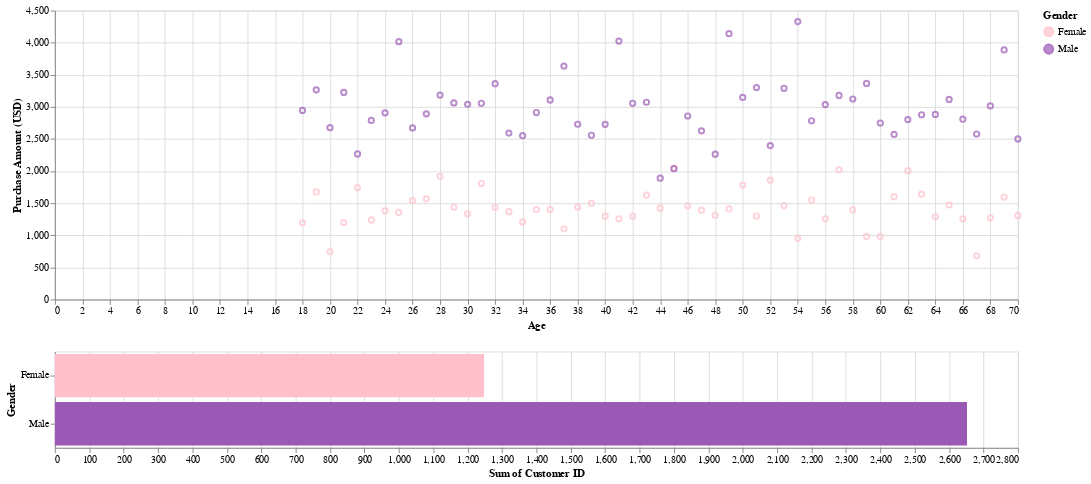

The code cell stored with this chart in its notebook:
### Code cell
dplot4

### Figure 1 — Vega-Lite specification as saved in the notebook (floating-point values rounded to 4 significant figures)
{"config": {"view": {"continuousWidth": 300, "continuousHeight": 300}, "range": {"category": ["pink", "#9b59b6"]}}, "vconcat": [{"mark": {"type": "point"}, "encoding": {"color": {"condition": {"param": "param_2", "field": "Gender", "type": "nominal"}, "value": "lightgray"}, "x": {"field": "Age", "type": "quantitative"}, "y": {"field": "Purchase Amount (USD)", "type": "quantitative"}}, "height": 300, "name": "view_1", "width": 1000}, {"mark": {"type": "bar"}, "encoding": {"color": {"field": "Gender", "type": "nominal"}, "x": {"aggregate": "sum", "field": "Customer ID", "type": "quantitative"}, "y": {"field": "Gender", "type": "nominal"}}, "height": 100, "transform": [{"filter": {"param": "param_2"}}], "width": 1000}], "data": {"name": "data-177ec8840991de31bb63f691808be149"}, "params": [{"name": "param_2", "select": {"type": "interval"}, "views": ["view_1"]}], "$schema": "https://vega.github.io/schema/vega-lite/v5.20.1.json", "datasets": {"data-177ec8840991de31bb63f691808be149": [{"Age": 18, "Gender": "Female", "Purchase Amount (USD)": 1194, "Customer ID": 20}, {"Age": 18, "Gender": "Male", "Purchase Amount (USD)": 2945, "Customer ID": 49}, {"Age": 19, "Gender": "Female", "Purchase Amount (USD)": 1675, "Customer ID": 27}, {"Age": 19, "Gender": "Male", "Purchase Amount (USD)": 3266, "Customer ID": 54}, {"Age": 20, "Gender": "Female", "Purchase Amount (USD)": 747, "Customer ID": 12}, {"Age": 20, "Gender": "Male", "Purchase Amount (USD)": 2677, "Customer ID": 50}, {"Age": 21, "Gender": "Female", "Purchase Amount (USD)": 1198, "Customer ID": 19}, {"Age": 21, "Gender": "Male", "Purchase Amount (USD)": 3225, "Customer ID": 50}, {"Age": 22, "Gender": "Female", "Purchase Amount (USD)": 1744, "Customer ID": 28}, {"Age": 22, "Gender": "Male", "Purchase Amount (USD)": 2267, "Customer ID": 38}, {"Age": 23, "Gender": "Female", "Purchase Amount (USD)": 1239, "Customer ID": 25}, {"Age": 23, "Gender": "Male", "Purchase Amount (USD)": 2790, "Customer ID": 46}, {"Age": 24, "Gender": "Female", "Purchase Amount (USD)": 1383, "Customer ID": 21}, {"Age": 24, "Gender": "Male", "Purchase Amount (USD)": 2908, "Customer ID": 47}, {"Age": 25, "Gender": "Female", "Purchase Amount (USD)": 1356, "Customer ID": 21}, {"Age": 25, "Gender": "Male", "Purchase Amount (USD)": 4016, "Customer ID": 64}, {"Age": 26, "Gender": "Female", "Purchase Amount (USD)": 1540, "Customer ID": 25}, {"Age": 26, "Gender": "Male", "Purchase Amount (USD)": 2672, "Customer ID": 44}, {"Age": 27, "Gender": "Female", "Purchase Amount (USD)": 1568, "Customer ID": 28}, {"Age": 27, "Gender": "Male", "Purchase Amount (USD)": 2892, "Customer ID": 55}, {"Age": 28, "Gender": "Female", "Purchase Amount (USD)": 1920, "Customer ID": 26}, {"Age": 28, "Gender": "Male", "Purchase Amount (USD)": 3184, "Customer ID": 53}, {"Age": 29, "Gender": "Female", "Purchase Amount (USD)": 1437, "Customer ID": 23}, {"Age": 29, "Gender": "Male", "Purchase Amount (USD)": 3062, "Customer ID": 53}, {"Age": 30, "Gender": "Female", "Purchase Amount (USD)": 1334, "Customer ID": 20}, {"Age": 30, "Gender": "Male", "Purchase Amount (USD)": 3040, "Customer ID": 51}, {"Age": 31, "Gender": "Female", "Purchase Amount (USD)": 1807, "Customer ID": 30}, {"Age": 31, "Gender": "Male", "Purchase Amount (USD)": 3057, "Customer ID": 49}, {"Age": 32, "Gender": "Female", "Purchase Amount (USD)": 1435, "Customer ID": 23}, {"Age": 32, "Gender": "Male", "Purchase Amount (USD)": 3361, "Customer ID": 59}, {"Age": 33, "Gender": "Female", "Purchase Amount (USD)": 1368, "Customer ID": 23}, {"Age": 33, "Gender": "Male", "Purchase Amount (USD)": 2592, "Customer ID": 40}, {"Age": 34, "Gender": "Female", "Purchase Amount (USD)": 1208, "Customer ID": 22}, {"Age": 34, "Gender": "Male", "Purchase Amount (USD)": 2551, "Customer ID": 46}, {"Age": 35, "Gender": "Female", "Purchase Amount (USD)": 1402, "Customer ID": 22}, {"Age": 35, "Gender": "Male", "Purchase Amount (USD)": 2912, "Customer ID": 50}, {"Age": 36, "Gender": "Female", "Purchase Amount (USD)": 1403, "Customer ID": 24}, {"Age": 36, "Gender": "Male", "Purchase Amount (USD)": 3108, "Customer ID": 50}, {"Age": 37, "Gender": "Female", "Purchase Amount (USD)": 1101, "Customer ID": 19}, {"Age": 37, "Gender": "Male", "Purchase Amount (USD)": 3636, "Customer ID": 58}, {"Age": 38, "Gender": "Female", "Purchase Amount (USD)": 1439, "Customer ID": 25}, {"Age": 38, "Gender": "Male", "Purchase Amount (USD)": 2730, "Customer ID": 45}, {"Age": 39, "Gender": "Female", "Purchase Amount (USD)": 1499, "Customer ID": 26}, {"Age": 39, "Gender": "Male", "Purchase Amount (USD)": 2558, "Customer ID": 42}, {"Age": 40, "Gender": "Female", "Purchase Amount (USD)": 1298, "Customer ID": 23}, {"Age": 40, "Gender": "Male", "Purchase Amount (USD)": 2728, "Customer ID": 49}, {"Age": 41, "Gender": "Female", "Purchase Amount (USD)": 1257, "Customer ID": 19}, {"Age": 41, "Gender": "Male", "Purchase Amount (USD)": 4025, "Customer ID": 67}, {"Age": 42, "Gender": "Female", "Purchase Amount (USD)": 1300, "Customer ID": 25}, {"Age": 42, "Gender": "Male", "Purchase Amount (USD)": 3057, "Customer ID": 55}, {"Age": 43, "Gender": "Female", "Purchase Amount (USD)": 1626, "Customer ID": 26}, {"Age": 43, "Gender": "Male", "Purchase Amount (USD)": 3072, "Customer ID": 53}, {"Age": 44, "Gender": "Female", "Purchase Amount (USD)": 1423, "Customer ID": 23}, {"Age": 44, "Gender": "Male", "Purchase Amount (USD)": 1889, "Customer ID": 28}, {"Age": 45, "Gender": "Female", "Purchase Amount (USD)": 2048, "Customer ID": 33}, {"Age": 45, "Gender": "Male", "Purchase Amount (USD)": 2037, "Customer ID": 39}, {"Age": 46, "Gender": "Female", "Purchase Amount (USD)": 1460, "Customer ID": 30}, {"Age": 46, "Gender": "Male", "Purchase Amount (USD)": 2858, "Customer ID": 46}, {"Age": 47, "Gender": "Female", "Purchase Amount (USD)": 1392, "Customer ID": 27}, {"Age": 47, "Gender": "Male", "Purchase Amount (USD)": 2627, "Customer ID": 44}, {"Age": 48, "Gender": "Female", "Purchase Amount (USD)": 1312, "Customer ID": 25}, {"Age": 48, "Gender": "Male", "Purchase Amount (USD)": 2264, "Customer ID": 43}, {"Age": 49, "Gender": "Female", "Purchase Amount (USD)": 1411, "Customer ID": 20}, {"Age": 49, "Gender": "Male", "Purchase Amount (USD)": 4141, "Customer ID": 64}, {"Age": 50, "Gender": "Female", "Purchase Amount (USD)": 1782, "Customer ID": 30}, {"Age": 50, "Gender": "Male", "Purchase Amount (USD)": 3148, "Customer ID": 53}, {"Age": 51, "Gender": "Female", "Purchase Amount (USD)": 1300, "Customer ID": 21}, {"Age": 51, "Gender": "Male", "Purchase Amount (USD)": 3301, "Customer ID": 51}, {"Age": 52, "Gender": "Female", "Purchase Amount (USD)": 1858, "Customer ID": 32}, {"Age": 52, "Gender": "Male", "Purchase Amount (USD)": 2397, "Customer ID": 41}, {"Age": 53, "Gender": "Female", "Purchase Amount (USD)": 1462, "Customer ID": 20}, {"Age": 53, "Gender": "Male", "Purchase Amount (USD)": 3290, "Customer ID": 50}, {"Age": 54, "Gender": "Female", "Purchase Amount (USD)": 953, "Customer ID": 16}, {"Age": 54, "Gender": "Male", "Purchase Amount (USD)": 4329, "Customer ID": 67}, {"Age": 55, "Gender": "Female", "Purchase Amount (USD)": 1550, "Customer ID": 25}, {"Age": 55, "Gender": "Male", "Purchase Amount (USD)": 2784, "Customer ID": 48}, {"Age": 56, "Gender": "Female", "Purchase Amount (USD)": 1257, "Customer ID": 22}, {"Age": 56, "Gender": "Male", "Purchase Amount (USD)": 3036, "Customer ID": 52}, {"Age": 57, "Gender": "Female", "Purchase Amount (USD)": 2021, "Customer ID": 32}, {"Age": 57, "Gender": "Male", "Purchase Amount (USD)": 3179, "Customer ID": 55}, {"Age": 58, "Gender": "Female", "Purchase Amount (USD)": 1398, "Customer ID": 27}, {"Age": 58, "Gender": "Male", "Purchase Amount (USD)": 3123, "Customer ID": 54}, {"Age": 59, "Gender": "Female", "Purchase Amount (USD)": 982, "Customer ID": 17}, {"Age": 59, "Gender": "Male", "Purchase Amount (USD)": 3366, "Customer ID": 58}, {"Age": 60, "Gender": "Female", "Purchase Amount (USD)": 981, "Customer ID": 18}, {"Age": 60, "Gender": "Male", "Purchase Amount (USD)": 2749, "Customer ID": 47}, {"Age": 61, "Gender": "Female", "Purchase Amount (USD)": 1601, "Customer ID": 23}, {"Age": 61, "Gender": "Male", "Purchase Amount (USD)": 2571, "Customer ID": 42}, {"Age": 62, "Gender": "Female", "Purchase Amount (USD)": 2007, "Customer ID": 32}, {"Age": 62, "Gender": "Male", "Purchase Amount (USD)": 2802, "Customer ID": 51}, {"Age": 63, "Gender": "Female", "Purchase Amount (USD)": 1641, "Customer ID": 28}, {"Age": 63, "Gender": "Male", "Purchase Amount (USD)": 2878, "Customer ID": 47}, {"Age": 64, "Gender": "Female", "Purchase Amount (USD)": 1287, "Customer ID": 19}, {"Age": 64, "Gender": "Male", "Purchase Amount (USD)": 2883, "Customer ID": 54}, {"Age": 65, "Gender": "Female", "Purchase Amount (USD)": 1473, "Customer ID": 22}, {"Age": 65, "Gender": "Male", "Purchase Amount (USD)": 3117, "Customer ID": 50}, {"Age": 66, "Gender": "Female", "Purchase Amount (USD)": 1257, "Customer ID": 21}, {"Age": 66, "Gender": "Male", "Purchase Amount (USD)": 2808, "Customer ID": 50}, {"Age": 67, "Gender": "Female", "Purchase Amount (USD)": 680, "Customer ID": 14}, {"Age": 67, "Gender": "Male", "Purchase Amount (USD)": 2578, "Customer ID": 40}, {"Age": 68, "Gender": "Female", "Purchase Amount (USD)": 1272, "Customer ID": 22}, {"Age": 68, "Gender": "Male", "Purchase Amount (USD)": 3015, "Customer ID": 53}, {"Age": 69, "Gender": "Female", "Purchase Amount (USD)": 1596, "Customer ID": 25}, {"Age": 69, "Gender": "Male", "Purchase Amount (USD)": 3888, "Customer ID": 63}, {"Age": 70, "Gender": "Female", "Purchase Amount (USD)": 1309, "Customer ID": 22}, {"Age": 70, "Gender": "Male", "Purchase Amount (USD)": 2501, "Customer ID": 45}]}}
